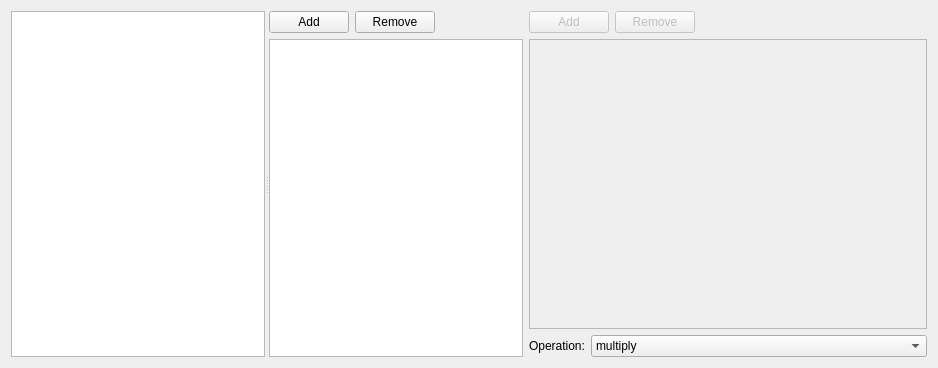
<?xml version="1.0" encoding="UTF-8"?>
<!--
######################################################################################################################
# Copyright (C) 2017-2022 Spine project consortium
# This file is part of Spine Items.
# Spine Items is free software: you can redistribute it and\/or modify it under the terms of the GNU Lesser General
# Public License as published by the Free Software Foundation, either version 3 of the License, or (at your option)
# any later version. This program is distributed in the hope that it will be useful, but WITHOUT ANY WARRANTY;
# without even the implied warranty of MERCHANTABILITY or FITNESS FOR A PARTICULAR PURPOSE. See the GNU Lesser General
# Public License for more details. You should have received a copy of the GNU Lesser General Public License along with
# this program. If not, see <http:\/\/www.gnu.org\/licenses\/>.
######################################################################################################################
-->
<ui version="4.0">
 <class>Form</class>
 <widget class="QWidget" name="Form">
  <property name="geometry">
   <rect>
    <x>0</x>
    <y>0</y>
    <width>938</width>
    <height>368</height>
   </rect>
  </property>
  <property name="windowTitle">
   <string>Form</string>
  </property>
  <layout class="QHBoxLayout" name="horizontalLayout">
   <item>
    <widget class="QSplitter" name="splitter">
     <property name="orientation">
      <enum>Qt::Horizontal</enum>
     </property>
     <property name="childrenCollapsible">
      <bool>false</bool>
     </property>
     <widget class="ParameterTreeWidget" name="available_parameters_tree_view">
      <property name="dragEnabled">
       <bool>true</bool>
      </property>
      <property name="dragDropMode">
       <enum>QAbstractItemView::DragOnly</enum>
      </property>
      <property name="defaultDropAction">
       <enum>Qt::CopyAction</enum>
      </property>
      <attribute name="headerVisible">
       <bool>false</bool>
      </attribute>
      <column>
       <property name="text">
        <string notr="true">1</string>
       </property>
      </column>
     </widget>
     <widget class="QWidget" name="verticalLayoutWidget_2">
      <layout class="QVBoxLayout" name="verticalLayout_2">
       <item>
        <layout class="QHBoxLayout" name="horizontalLayout_2">
         <item>
          <widget class="QPushButton" name="add_parameter_button">
           <property name="text">
            <string>Add</string>
           </property>
          </widget>
         </item>
         <item>
          <widget class="QPushButton" name="remove_parameter_button">
           <property name="text">
            <string>Remove</string>
           </property>
          </widget>
         </item>
         <item>
          <spacer name="horizontalSpacer">
           <property name="orientation">
            <enum>Qt::Horizontal</enum>
           </property>
           <property name="sizeHint" stdset="0">
            <size>
             <width>40</width>
             <height>20</height>
            </size>
           </property>
          </spacer>
         </item>
        </layout>
       </item>
       <item>
        <widget class="DropTargetTable" name="transformations_table_view">
         <property name="acceptDrops">
          <bool>true</bool>
         </property>
         <property name="dragDropMode">
          <enum>QAbstractItemView::DropOnly</enum>
         </property>
         <property name="selectionBehavior">
          <enum>QAbstractItemView::SelectRows</enum>
         </property>
         <property name="showGrid">
          <bool>false</bool>
         </property>
         <attribute name="horizontalHeaderStretchLastSection">
          <bool>true</bool>
         </attribute>
        </widget>
       </item>
      </layout>
     </widget>
    </widget>
   </item>
   <item>
    <layout class="QVBoxLayout" name="verticalLayout_3">
     <item>
      <layout class="QHBoxLayout" name="horizontalLayout_3">
       <item>
        <widget class="QPushButton" name="add_instruction_button">
         <property name="enabled">
          <bool>false</bool>
         </property>
         <property name="text">
          <string>Add</string>
         </property>
        </widget>
       </item>
       <item>
        <widget class="QPushButton" name="remove_instruction_button">
         <property name="enabled">
          <bool>false</bool>
         </property>
         <property name="text">
          <string>Remove</string>
         </property>
        </widget>
       </item>
       <item>
        <spacer name="horizontalSpacer_2">
         <property name="orientation">
          <enum>Qt::Horizontal</enum>
         </property>
         <property name="sizeHint" stdset="0">
          <size>
           <width>40</width>
           <height>20</height>
          </size>
         </property>
        </spacer>
       </item>
      </layout>
     </item>
     <item>
      <widget class="QListWidget" name="instructions_list_view">
       <property name="enabled">
        <bool>false</bool>
       </property>
      </widget>
     </item>
     <item>
      <layout class="QFormLayout" name="instruction_options_layout">
       <item row="0" column="0">
        <widget class="QLabel" name="label">
         <property name="text">
          <string>Operation:</string>
         </property>
        </widget>
       </item>
       <item row="0" column="1">
        <widget class="QComboBox" name="operation_combo_box">
         <item>
          <property name="text">
           <string>multiply</string>
          </property>
         </item>
         <item>
          <property name="text">
           <string>negate</string>
          </property>
         </item>
         <item>
          <property name="text">
           <string>invert</string>
          </property>
         </item>
        </widget>
       </item>
      </layout>
     </item>
    </layout>
   </item>
  </layout>
  <action name="remove_parameter_action">
   <property name="text">
    <string>Remove parameter</string>
   </property>
   <property name="shortcut">
    <string>Del</string>
   </property>
   <property name="shortcutContext">
    <enum>Qt::WidgetShortcut</enum>
   </property>
  </action>
  <action name="remove_instruction_action">
   <property name="text">
    <string>Remove instruction</string>
   </property>
   <property name="shortcut">
    <string>Del</string>
   </property>
   <property name="shortcutContext">
    <enum>Qt::WidgetShortcut</enum>
   </property>
  </action>
 </widget>
 <customwidgets>
  <customwidget>
   <class>ParameterTreeWidget</class>
   <extends>QTreeWidget</extends>
   <header>./widgets/parameter_tree_widget.h</header>
  </customwidget>
  <customwidget>
   <class>DropTargetTable</class>
   <extends>QTableView</extends>
   <header>spine_items/data_transformer/widgets/drop_target_table.h</header>
  </customwidget>
 </customwidgets>
 <resources/>
 <connections/>
</ui>
